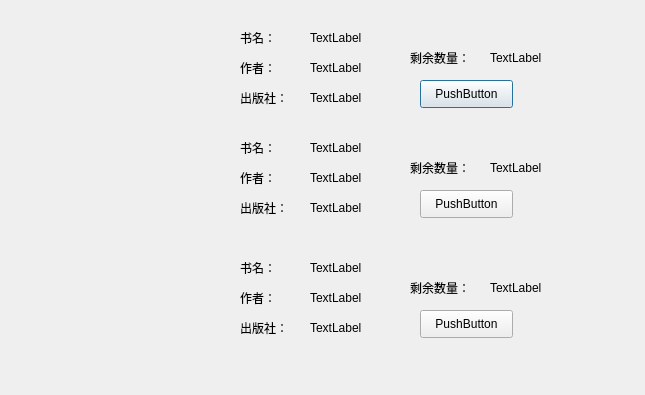
<?xml version="1.0" encoding="UTF-8"?>
<ui version="4.0">
 <class>Dialog</class>
 <widget class="QDialog" name="Dialog">
  <property name="geometry">
   <rect>
    <x>0</x>
    <y>0</y>
    <width>645</width>
    <height>395</height>
   </rect>
  </property>
  <property name="windowTitle">
   <string>Dialog</string>
  </property>
  <widget class="QLabel" name="label">
   <property name="geometry">
    <rect>
     <x>240</x>
     <y>30</y>
     <width>72</width>
     <height>15</height>
    </rect>
   </property>
   <property name="text">
    <string>书名：</string>
   </property>
  </widget>
  <widget class="QLabel" name="label_2">
   <property name="geometry">
    <rect>
     <x>240</x>
     <y>60</y>
     <width>72</width>
     <height>15</height>
    </rect>
   </property>
   <property name="text">
    <string>作者：</string>
   </property>
  </widget>
  <widget class="QLabel" name="label_3">
   <property name="geometry">
    <rect>
     <x>240</x>
     <y>90</y>
     <width>72</width>
     <height>15</height>
    </rect>
   </property>
   <property name="text">
    <string>出版社：</string>
   </property>
  </widget>
  <widget class="QLabel" name="label_4">
   <property name="geometry">
    <rect>
     <x>310</x>
     <y>30</y>
     <width>72</width>
     <height>15</height>
    </rect>
   </property>
   <property name="text">
    <string>TextLabel</string>
   </property>
  </widget>
  <widget class="QLabel" name="label_5">
   <property name="geometry">
    <rect>
     <x>310</x>
     <y>60</y>
     <width>72</width>
     <height>15</height>
    </rect>
   </property>
   <property name="text">
    <string>TextLabel</string>
   </property>
  </widget>
  <widget class="QLabel" name="label_6">
   <property name="geometry">
    <rect>
     <x>310</x>
     <y>90</y>
     <width>72</width>
     <height>15</height>
    </rect>
   </property>
   <property name="text">
    <string>TextLabel</string>
   </property>
  </widget>
  <widget class="QLabel" name="label_7">
   <property name="geometry">
    <rect>
     <x>410</x>
     <y>50</y>
     <width>72</width>
     <height>15</height>
    </rect>
   </property>
   <property name="text">
    <string>剩余数量：</string>
   </property>
  </widget>
  <widget class="QPushButton" name="pushButton">
   <property name="geometry">
    <rect>
     <x>420</x>
     <y>80</y>
     <width>93</width>
     <height>28</height>
    </rect>
   </property>
   <property name="text">
    <string>PushButton</string>
   </property>
  </widget>
  <widget class="QLabel" name="label_8">
   <property name="geometry">
    <rect>
     <x>490</x>
     <y>50</y>
     <width>72</width>
     <height>15</height>
    </rect>
   </property>
   <property name="text">
    <string>TextLabel</string>
   </property>
  </widget>
  <widget class="QLabel" name="label_9">
   <property name="geometry">
    <rect>
     <x>490</x>
     <y>160</y>
     <width>72</width>
     <height>15</height>
    </rect>
   </property>
   <property name="text">
    <string>TextLabel</string>
   </property>
  </widget>
  <widget class="QLabel" name="label_10">
   <property name="geometry">
    <rect>
     <x>240</x>
     <y>170</y>
     <width>72</width>
     <height>15</height>
    </rect>
   </property>
   <property name="text">
    <string>作者：</string>
   </property>
  </widget>
  <widget class="QPushButton" name="pushButton_2">
   <property name="geometry">
    <rect>
     <x>420</x>
     <y>190</y>
     <width>93</width>
     <height>28</height>
    </rect>
   </property>
   <property name="text">
    <string>PushButton</string>
   </property>
  </widget>
  <widget class="QLabel" name="label_11">
   <property name="geometry">
    <rect>
     <x>310</x>
     <y>170</y>
     <width>72</width>
     <height>15</height>
    </rect>
   </property>
   <property name="text">
    <string>TextLabel</string>
   </property>
  </widget>
  <widget class="QLabel" name="label_12">
   <property name="geometry">
    <rect>
     <x>310</x>
     <y>140</y>
     <width>72</width>
     <height>15</height>
    </rect>
   </property>
   <property name="text">
    <string>TextLabel</string>
   </property>
  </widget>
  <widget class="QLabel" name="label_13">
   <property name="geometry">
    <rect>
     <x>310</x>
     <y>200</y>
     <width>72</width>
     <height>15</height>
    </rect>
   </property>
   <property name="text">
    <string>TextLabel</string>
   </property>
  </widget>
  <widget class="QLabel" name="label_14">
   <property name="geometry">
    <rect>
     <x>410</x>
     <y>160</y>
     <width>72</width>
     <height>15</height>
    </rect>
   </property>
   <property name="text">
    <string>剩余数量：</string>
   </property>
  </widget>
  <widget class="QLabel" name="label_15">
   <property name="geometry">
    <rect>
     <x>240</x>
     <y>140</y>
     <width>72</width>
     <height>15</height>
    </rect>
   </property>
   <property name="text">
    <string>书名：</string>
   </property>
  </widget>
  <widget class="QLabel" name="label_16">
   <property name="geometry">
    <rect>
     <x>240</x>
     <y>200</y>
     <width>72</width>
     <height>15</height>
    </rect>
   </property>
   <property name="text">
    <string>出版社：</string>
   </property>
  </widget>
  <widget class="QLabel" name="label_17">
   <property name="geometry">
    <rect>
     <x>310</x>
     <y>260</y>
     <width>72</width>
     <height>15</height>
    </rect>
   </property>
   <property name="text">
    <string>TextLabel</string>
   </property>
  </widget>
  <widget class="QLabel" name="label_18">
   <property name="geometry">
    <rect>
     <x>490</x>
     <y>280</y>
     <width>72</width>
     <height>15</height>
    </rect>
   </property>
   <property name="text">
    <string>TextLabel</string>
   </property>
  </widget>
  <widget class="QLabel" name="label_19">
   <property name="geometry">
    <rect>
     <x>240</x>
     <y>290</y>
     <width>72</width>
     <height>15</height>
    </rect>
   </property>
   <property name="text">
    <string>作者：</string>
   </property>
  </widget>
  <widget class="QLabel" name="label_20">
   <property name="geometry">
    <rect>
     <x>410</x>
     <y>280</y>
     <width>72</width>
     <height>15</height>
    </rect>
   </property>
   <property name="text">
    <string>剩余数量：</string>
   </property>
  </widget>
  <widget class="QLabel" name="label_21">
   <property name="geometry">
    <rect>
     <x>240</x>
     <y>260</y>
     <width>72</width>
     <height>15</height>
    </rect>
   </property>
   <property name="text">
    <string>书名：</string>
   </property>
  </widget>
  <widget class="QLabel" name="label_22">
   <property name="geometry">
    <rect>
     <x>240</x>
     <y>320</y>
     <width>72</width>
     <height>15</height>
    </rect>
   </property>
   <property name="text">
    <string>出版社：</string>
   </property>
  </widget>
  <widget class="QPushButton" name="pushButton_3">
   <property name="geometry">
    <rect>
     <x>420</x>
     <y>310</y>
     <width>93</width>
     <height>28</height>
    </rect>
   </property>
   <property name="text">
    <string>PushButton</string>
   </property>
  </widget>
  <widget class="QLabel" name="label_23">
   <property name="geometry">
    <rect>
     <x>310</x>
     <y>290</y>
     <width>72</width>
     <height>15</height>
    </rect>
   </property>
   <property name="text">
    <string>TextLabel</string>
   </property>
  </widget>
  <widget class="QLabel" name="label_24">
   <property name="geometry">
    <rect>
     <x>310</x>
     <y>320</y>
     <width>72</width>
     <height>15</height>
    </rect>
   </property>
   <property name="text">
    <string>TextLabel</string>
   </property>
  </widget>
 </widget>
 <resources/>
 <connections/>
</ui>
